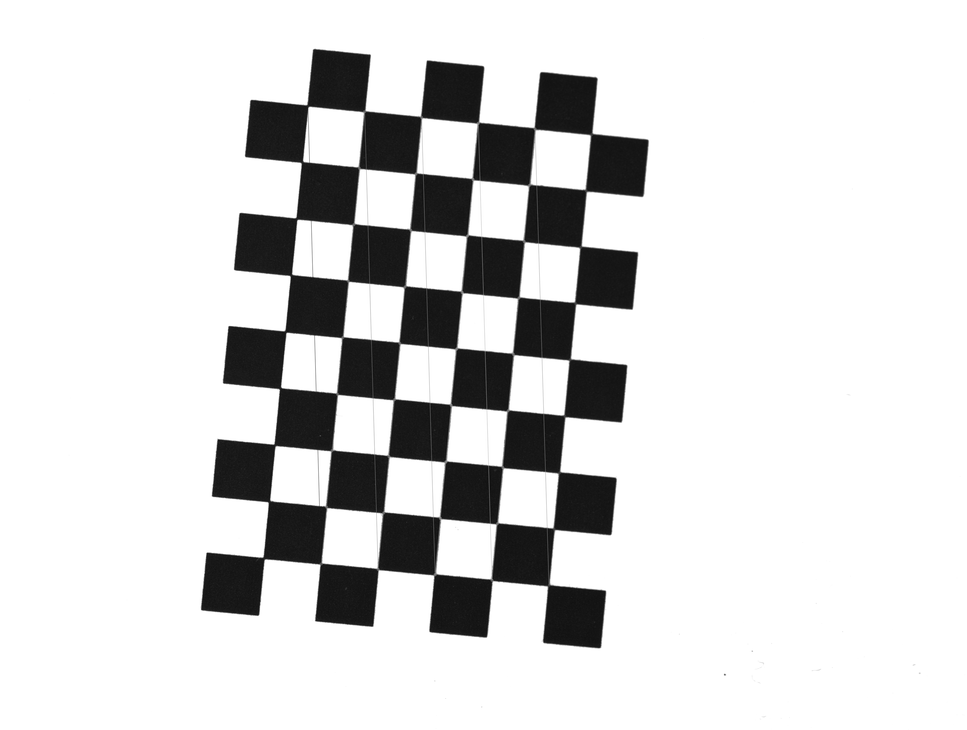
#> input picture calibration/board_detection/board_22.png, 967 x 730 px, shrunk from 4024 x 3036 before the run; its folder holds 4 pictures in this run
$ python calibrate_camera.py --images calibration/board_detection
#> lines starting #> are read from the running program, lines starting #| are printed output that depends on the picture
### common.py
"""Shared pattern schedule for PMD P0. 4-step cosines at 1/4/16 cycles across screen."""
import json
from pathlib import Path

PATTERNS = [{'name': 'black', 'axis': None, 'cycles': 0, 'phase': 0},
            {'name': 'white', 'axis': None, 'cycles': 0, 'phase': 0}]
for axis in ('x', 'y'):
    for cycles in (1, 4, 16):
        for step in range(4):
            PATTERNS.append({'name': f'{axis}_f{cycles}_p{step}',
                             'axis': axis, 'cycles': cycles, 'phase': step})
assert len(PATTERNS) == 26


def write_json(path, data):
    Path(path).parent.mkdir(parents=True, exist_ok=True)
    Path(path).write_text(json.dumps(data, indent=2, ensure_ascii=False), encoding='utf-8')


def imread_unicode(path, flags=None):
    """OpenCV read that supports non-ASCII Windows file paths."""
#> called with flags = 0
    import numpy as np
    import cv2
    if flags is None:
        flags = cv2.IMREAD_UNCHANGED
    return cv2.imdecode(np.fromfile(str(path), dtype=np.uint8), flags)
#> returned value is the input picture: shape (730, 967); min 11, max 255, mean 216.5


def imwrite_unicode(path, image):
    """OpenCV write that supports non-ASCII Windows file paths."""
    import cv2
    target = Path(path)
    target.parent.mkdir(parents=True, exist_ok=True)
    ok, data = cv2.imencode(target.suffix, image)
    if not ok:
        return False
    data.tofile(str(target))
    return True

### calibrate_camera.py
"""OpenCV Zhang camera intrinsic calibration from direct (NOT reflected) chessboard photos."""
import argparse
import json
from pathlib import Path
import cv2
import numpy as np
from common import imread_unicode, imwrite_unicode


def main():
    ap=argparse.ArgumentParser()
    ap.add_argument('--images',required=True,help='folder with 15-25 chessboard views (*.png/jpg/tif)')
    ap.add_argument('--square-mm',type=float,default=8.0)
    ap.add_argument('--inner-cols',type=int,default=9)
    ap.add_argument('--inner-rows',type=int,default=6)
    ap.add_argument('--output',default='calibration/camera_intrinsics.npz')
    a=ap.parse_args()
    p=Path(a.images);files=sorted(q for q in p.iterdir() if q.suffix.lower() in ('.png','.jpg','.jpeg','.bmp','.tif','.tiff'))
    if not files:raise SystemExit('No calibration images in '+str(p))
    obj=np.zeros((a.inner_cols*a.inner_rows,3),np.float32)
    obj[:,:2]=np.mgrid[0:a.inner_cols,0:a.inner_rows].T.reshape(-1,2)*a.square_mm
    objects=[];image_pts=[];used=[];size=None
    debug=Path(a.output).parent/'board_detection';debug.mkdir(parents=True,exist_ok=True)
    for file in files:
        im=imread_unicode(file,cv2.IMREAD_GRAYSCALE)
        if im is None:print('skip unreadable',file);continue
        if size is None:size=(im.shape[1],im.shape[0])
#> size = (967, 730)
        if size!=(im.shape[1],im.shape[0]):raise RuntimeError('Mixed image sizes; calibration cannot proceed.')
        if hasattr(cv2,'findChessboardCornersSB'):
            ok,corners=cv2.findChessboardCornersSB(im,(a.inner_cols,a.inner_rows))
#> ok = True; corners = 54 rows, first 8: [591.2, 134], [585.8, 190.4], [580.5, 246.7], [575.1, 303.1], [569.7, 359.4], [564.4, 416], [559.2, 472.4], [553.7, 528.8]
        else:
            ok,corners=cv2.findChessboardCorners(im,(a.inner_cols,a.inner_rows),flags=cv2.CALIB_CB_ADAPTIVE_THRESH+cv2.CALIB_CB_NORMALIZE_IMAGE)
            if ok:corners=cv2.cornerSubPix(im,corners,(11,11),(-1,-1),(cv2.TERM_CRITERIA_EPS+cv2.TERM_CRITERIA_MAX_ITER,30,.001))
        print(file.name,'corners' if ok else 'NOT FOUND')
#| board_22.png corners
        if ok:
            objects.append(obj.copy());image_pts.append(corners);used.append(file.name)
            vis=cv2.cvtColor(im,cv2.COLOR_GRAY2BGR);cv2.drawChessboardCorners(vis,(a.inner_cols,a.inner_rows),corners,ok)
#> after `cv2.drawChessboardCorners(vis, (a.inner_cols, a.inner_rows), corners, `:
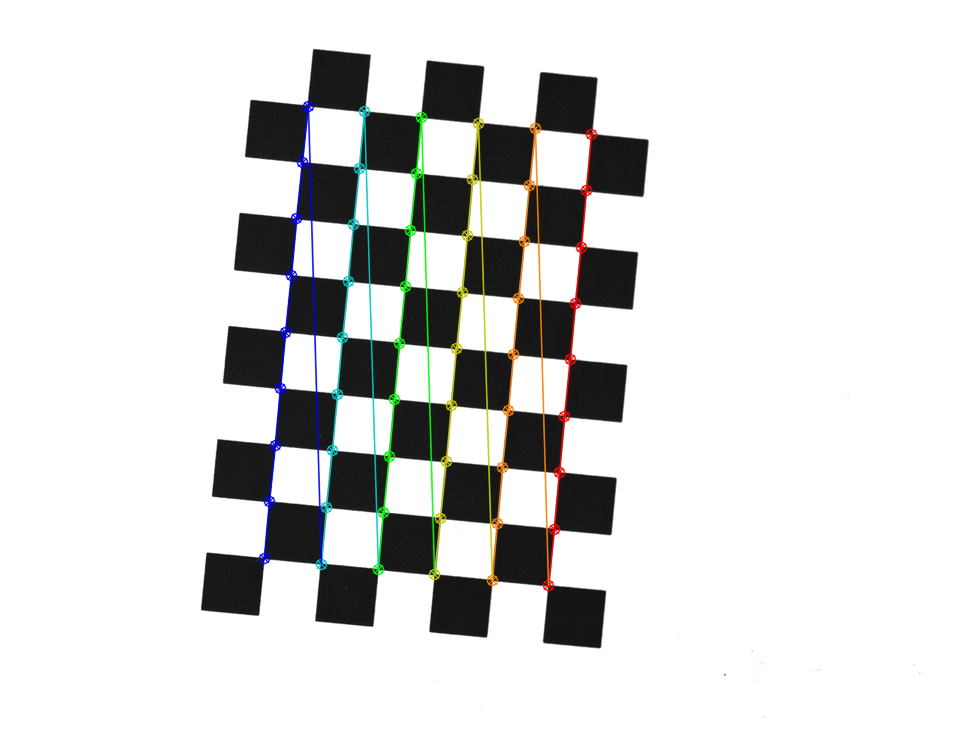
#> vis: shape (730, 967, 3); mean B, G, R 216, 216.8, 216.4
            imwrite_unicode(debug/file.name,vis)
#> pass 2 of the loop in main, `for file in files:`:
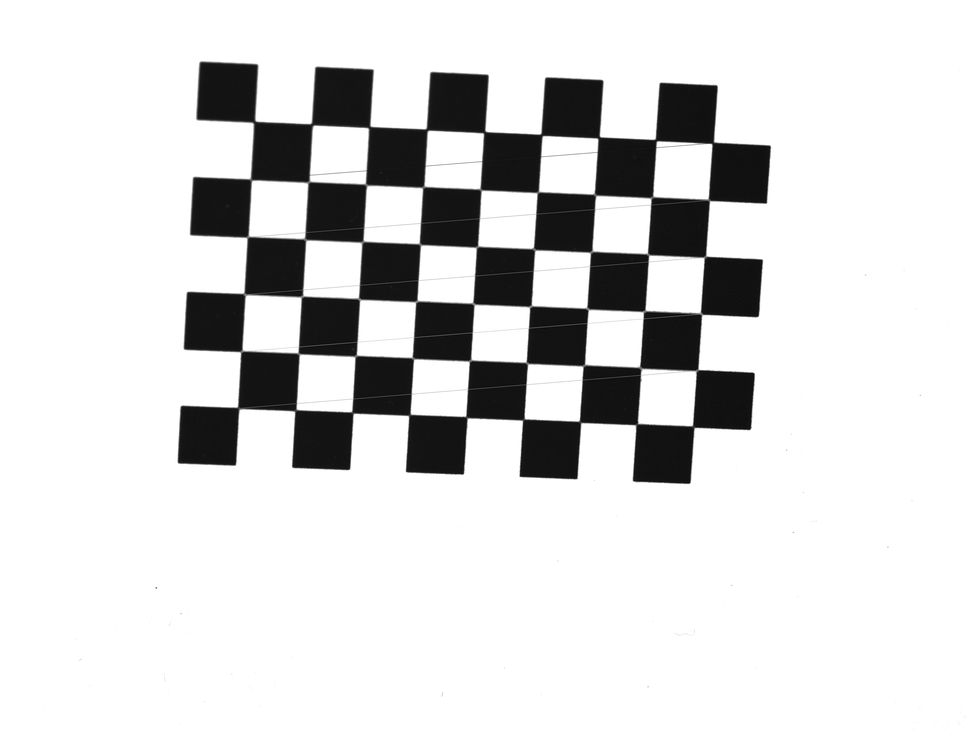
#> input picture calibration/board_detection/board_23.png, 967 x 730 px, shrunk from 4024 x 3036 before the run
#> in imread_unicode, returned value is the input picture: shape (730, 967); min 6, max 255, mean 215.6
#> corners = 54 rows, first 8: [693.3, 426.6], [636.7, 424.2], [580.1, 421.9], [523.2, 419.5], [466.5, 417.2], [409.4, 414.9], [352.5, 412.7], [295.4, 410.2]
#| board_23.png corners
#> in main, `cv2.drawChessboardCorners(vis, (a.inner_cols, a.inner_rows), corners, `:
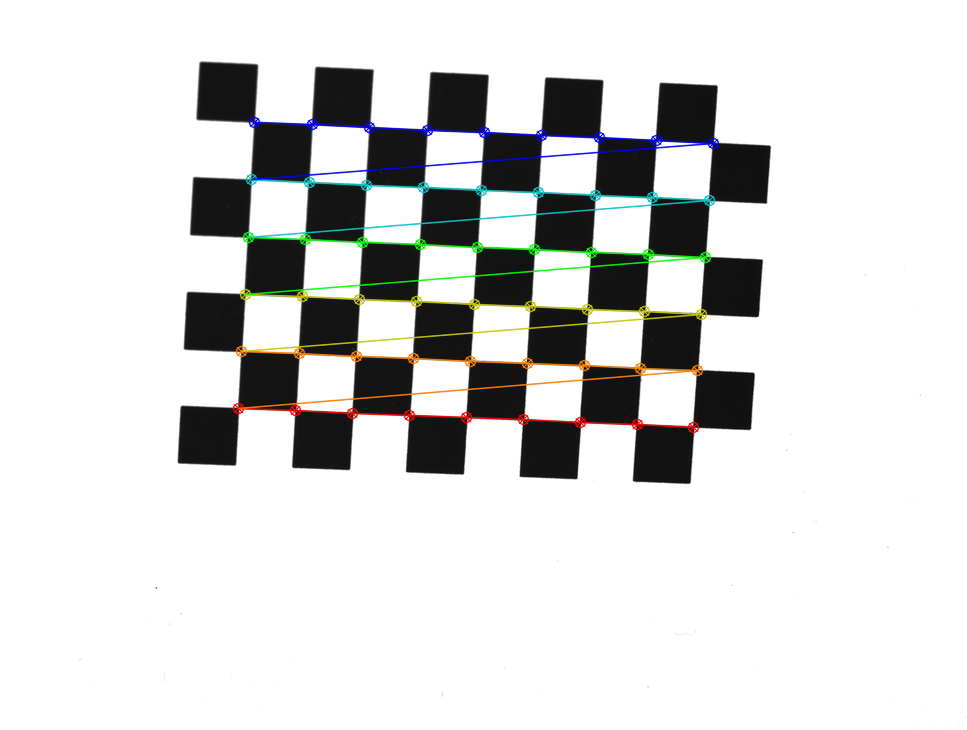
#> vis: shape (730, 967, 3); mean B, G, R 215.1, 215.9, 215.5
#> pass 3 of the loop in main, `for file in files:`:
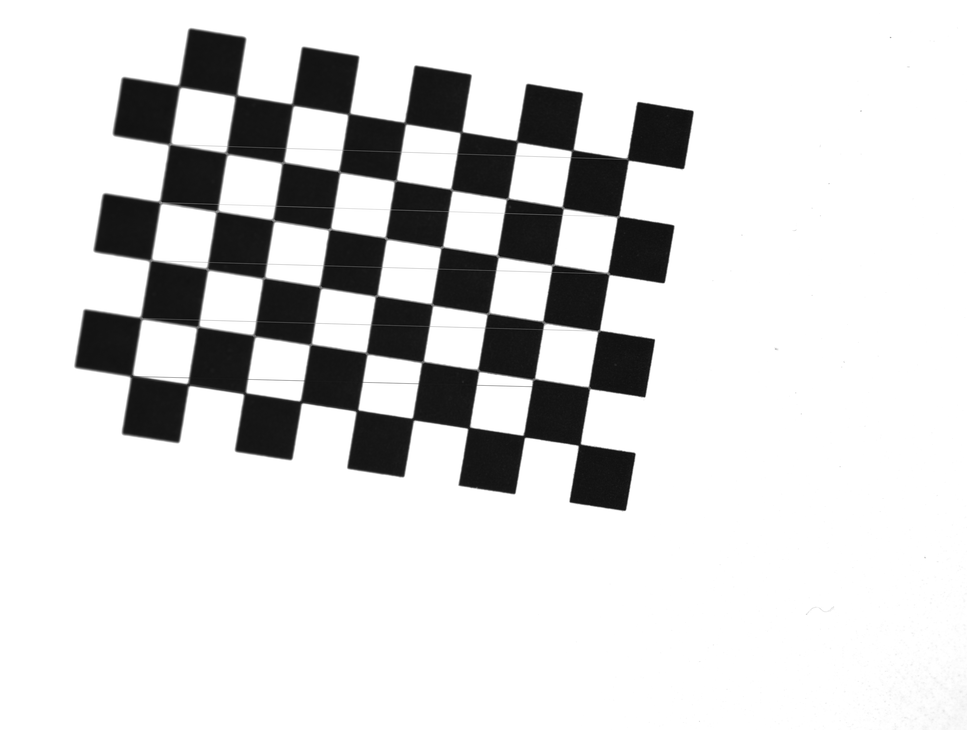
#> input picture calibration/board_detection/board_26.png, 967 x 730 px, shrunk from 4024 x 3036 before the run
#> in imread_unicode, returned value is the input picture: shape (730, 967); min 12, max 255, mean 215.6
#> corners = 54 rows, first 8: [179.1, 86.2], [235.9, 95.44], [292.4, 104.6], [348.9, 113.9], [405, 123], [461.1, 132.1], [516.9, 141.1], [572.3, 150.2]
#| board_26.png corners
#> in main, `cv2.drawChessboardCorners(vis, (a.inner_cols, a.inner_rows), corners, `:
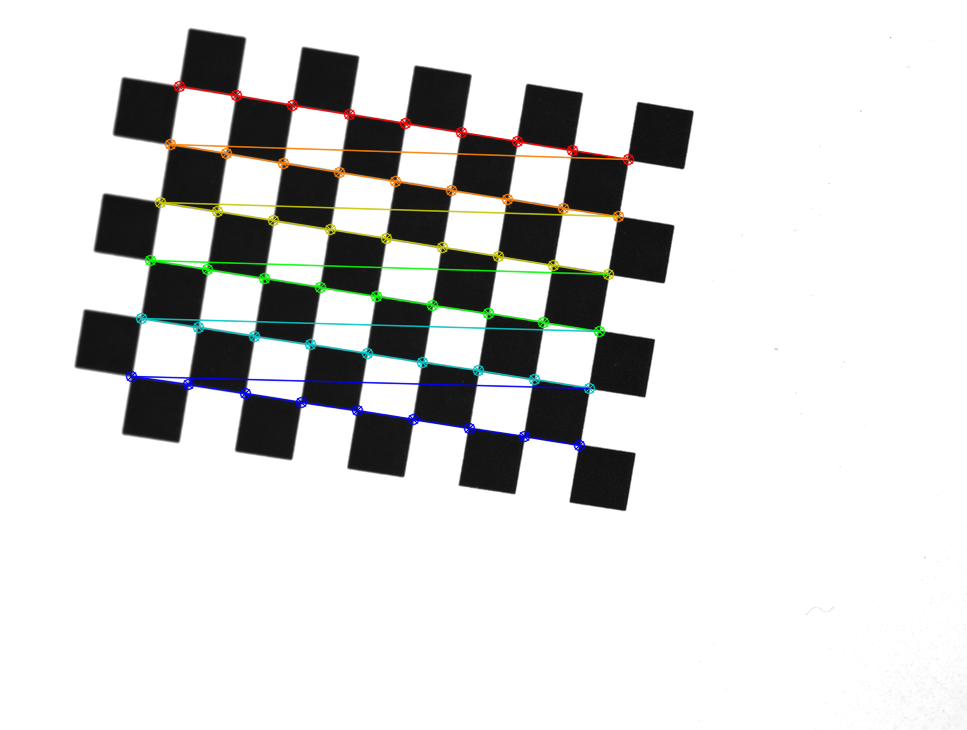
#> vis: shape (730, 967, 3); mean B, G, R 215, 215.8, 215.4
#> the loop made 4 passes; the first 3 are shown
#> (the run stopped early here; a loop or call above may not have finished)
